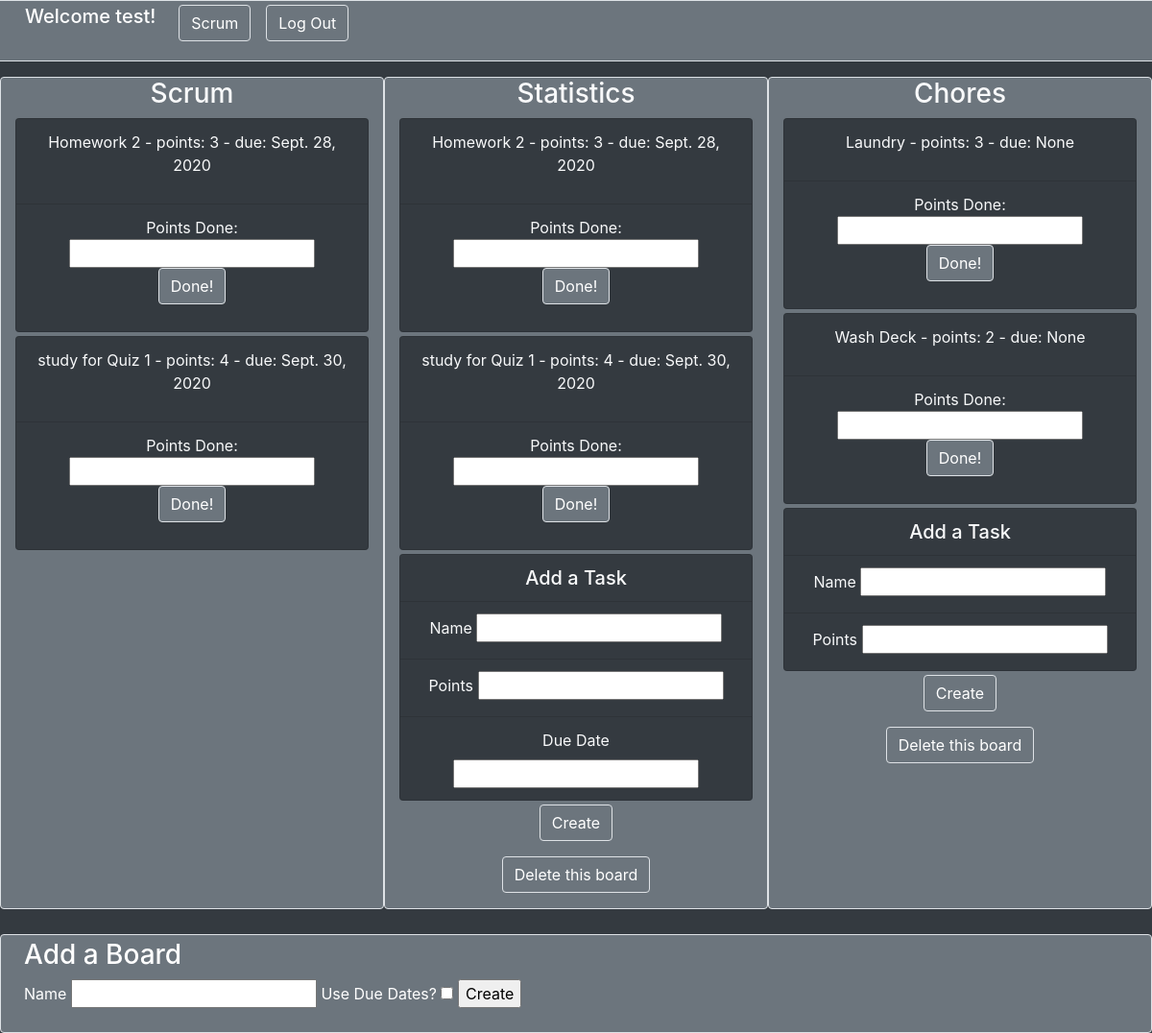
The page /boards/ (signed in) on the database its author committed.
### boards/models.py (models this page shows, shortened)
class Task(models.Model):
    board = models.ForeignKey(Board, on_delete=models.CASCADE)
    name = models.CharField(max_length = 64)
    points = models.IntegerField(default = 0)
    due_date = models.DateField(blank = True, null = True)
    in_scrum = models.BooleanField(default = False)

class Board(models.Model):
    name = models.CharField(max_length = 32)
    user = models.ForeignKey(User, on_delete = models.CASCADE,default = DEFAULT_BOARD_USER_ID)
    use_due_date = models.BooleanField(default = False)

### boards/views.py (the view)
# urls.py: path('', views.index, name = 'index'),
@login_required
def index(request):
    user = request.user
    board_list = list(Board.objects.filter(user = user))
    boardmap = {}
    for board in board_list:
        boardmap[board] = list(Task.objects.filter(board = board))
    scrum_tasks = list(Task.objects.filter(board__user = user).filter(in_scrum = True))
    template = loader.get_template('boards/index.html')
    context = {
        'board_form' : BoardForm(),
        'work_form' : WorkForm(),
        'task_form' : TaskForm(),
        'scrum_tasks' : scrum_tasks,
        'user'  : user,
        'board_list' : board_list,
        'board_map' : boardmap,
        }
    return render(request,'boards/index.html',context)

### boards/forms.py
class BoardForm(forms.Form):
    name = forms.CharField()
    user_id = forms.CharField()
    use_due_date = forms.BooleanField(required = False)

class WorkForm(forms.Form):
    points = forms.IntegerField(min_value = 0)
    task_id = forms.CharField()

### boards/templates/boards/index.html (shortened to what this page needs)
{% load static %}
<!DOCTYPE html>
<html lang = "en">
<head>
  <link rel="stylesheet" href="https://cdnjs.cloudflare.com/ajax/libs/jquery-datetimepicker/2.5.20/jquery.datetimepicker.min.css" />
  <link rel="stylesheet" href="https://stackpath.bootstrapcdn.com/bootstrap/4.5.2/css/bootstrap.min.css">
</head>
<body style = "background-color:#343a40; padding-bottom:65px">
<div class = "container.fluid bg-dark pt-3 my-3">
    <div class = "row fixed-top bg-secondary text-white px-4 py-1 border rounded">
      <h5 class = "mx-3"> Welcome {{user.username}}!</h5>
      <form action = "/boards/scrum"> <button type="submit" class="btn btn-secondary border mx-2">Scrum</button></form>
      <form action = "/boards/logout"> <button type="submit" class="btn btn-secondary border mx-2" >Log Out</button></form>
    </div>
  {% if board_list %}
  <div class = "row m-0 py-4">
      {% if scrum_tasks %}
      <div class = "col-lg-4 bg-secondary text-light my-4 rounded text-center border">
      <h3 style = "text-align: center"> Scrum </h3>
          {% for task in scrum_tasks %}
          <ul class = "list-group mt-1">
            <li class = "list-group-item bg-dark">
              <p>{{ task.name }} - points: {{task.points}} - due: {{task.due_date}}</p>
            </li>
            <li class = "list-group-item bg-dark">
              <form action = "/boards/do_work/" method = "post" onsubmit = "setElement({{ task.id }}, 'task_input')" id = "work_done_{{board.id}}_{{task.id}}">
                  Points Done:
                  {{ work_form.points }}
                  <button type = "submit" class = "btn btn-secondary border" form = "work_done_{{board.id}}_{{task.id}}">Done!</button>
              </form>
            </li>
            </ul>
          {% endfor %}
      </div>
      {% endif %}
      {% for board, task_list in board_map.items %}
      <div  class = "col-lg-4 bg-secondary text-light my-4 mx-0 text-center rounded border">
      <h3 style = "text-align: center"> {{board.name}} </h3>
          {% for task in task_list %}
          <ul class = "list-group mt-1">
            <li class = "list-group-item bg-dark">
              <p>{{ task.name }} - points: {{task.points}} - due: {{task.due_date}}</p>
            </li>
            <li class = "list-group-item bg-dark">
              <form action = "/boards/do_work/" method = "post" onsubmit = "setElement({{ task.id }}, 'task_input')" id = "work_done_{{board.id}}_{{task.id}}">
                  Points Done:
                  {{ work_form.points }}
                  <button type = "submit" class = "btn btn-secondary border" form = "work_done_{{board.id}}_{{task.id}}">Done!</button>
              </form>
            </li>
            </ul>
          {% endfor %}
          <div class = "mt-1">
            <form autocomplete = "off" action = "/boards/process_task" method = "post" onsubmit = "setElement({{ board.id }}, 'board_input')" id = "add_task_{{board.id}}">
              <ul class = "list-group">
                <li class = "list-group-item bg-dark h5 mb-0"
                <h5>Add a Task</h5>
                <li class = "list-group-item bg-dark">
                  <label for = "{{task_form.name.id_for_label}}"> Name </label>
                  {{task_form.name}}
                </li>
                <li class = "list-group-item bg-dark">
                  <label for = "{{task_form.points.id_for_label}}"> Points </label>
                  {{task_form.points}}
                </li>
              {% if board.use_due_date %}
              <li class = "list-group-item bg-dark">
                <label for = "task_form.date.id_for_label"> Due Date </label>
                {{task_form.date}}
              </li>
              {% endif %}
            </ul>
              <button type = "submit" class = "btn btn-secondary border mt-1" form = "add_task_{{board.id}}">Create</button>
            </form>
          </div>
          <form action = "/boards/board_delete/" method = "post" onsubmit = "setElement({{ board.id }}, 'board_input')" id = "delete_form">
            <button type="submit" class="btn btn-secondary border" form = "delete_form">Delete this board</button>
          </form>
      </div>
        <br>
      {% endfor %}
  </div>
{% endif %}
</div>
<div class = "container.fluid fixed-bottom bg-secondary text-white px-4 py-1 border rounded">
  <div>
    <form action = "/boards/new_board/" method = "post" onsubmit = "setElement({{ user.id }}, 'user_input')">
      <h3>Add a Board</h3>
      <label for = "{{board_form.name.id_for_label}}"> Name </label>
      {{board_form.name}}
      <label for = "{{board_form.use_due_date.id_for_label}}"> Use Due Dates? </label>
      {{board_form.use_due_date}}
      <input type = "submit" value = "Create">
    </form>
  </div>
</div>
</body>
</html>

### boards/templates/widgets/xdsoft_datetimepicker.html (shortened to what this page needs)
{% include "django/forms/widgets/input.html" %}

### rows shown on the page
Task: name "Homework 2", points "3", due_date "Sept. 28, 2020"
Task: name "study for Quiz 1", points "4", due_date "Sept. 30, 2020"
Board: name "Statistics"
Board: name "Chores"
Task: name "Laundry", points "3", due_date "None"
Task: name "Wash Deck", points "2", due_date "None"

### other values the page prints
{{ user.username }} "test"
